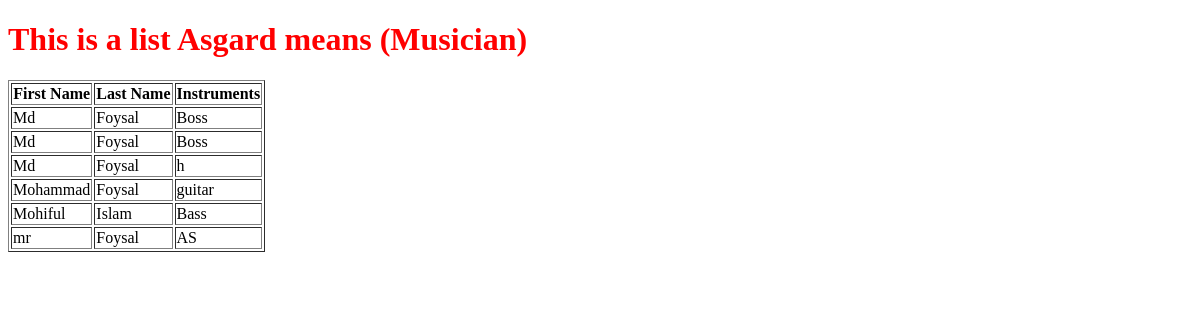
Before: / with the older database file.
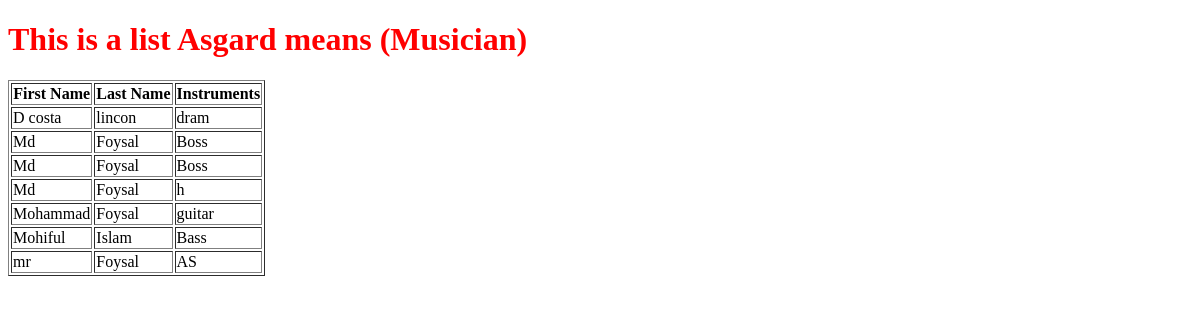
After: the same page with the newer database file.
### app1/models.py (models this page shows, shortened)
class Asgard(models.Model):
    first_name = models.CharField(max_length=60)
    last_name = models.CharField(max_length=50)
    instruments = models.CharField(max_length=100)

### app1/views.py (the view)
# urls.py: path('',views.home,name='home'),
def home(request):
    asgard_list = Asgard.objects.order_by('first_name')
    diction = {'text_1':'This is a list Asgard means (Musician)', 'asgard':asgard_list}
    return render(request,'app1/home.html', context=diction)

### app1/templates/app1/home.html (shortened to what this page needs)
<!DOCTYPE html>
{% load static %}
<html lang="en">
<head>
    <link rel="stylesheet" type="text/css" href="{% static 'css/style.css' %}">
</head>
<body>
    <h1>{{text_1}}</h1>
    <table border="1">
        <tr>
            <th>First Name</th>
            <th>Last Name</th>
            <th>Instruments</th>
        </tr>
        {%  for row in asgard %}
        <tr>
            <td>{{row.first_name}}</td>
            <td>{{row.last_name}}</td>
            <td>{{row.instruments}}</td>
        </tr>
        {% endfor%}
    </table>
</body>
</html>

Changed rows visible on the page:
added Asgard: first_name "D costa", last_name "lincon", instruments "dram"
